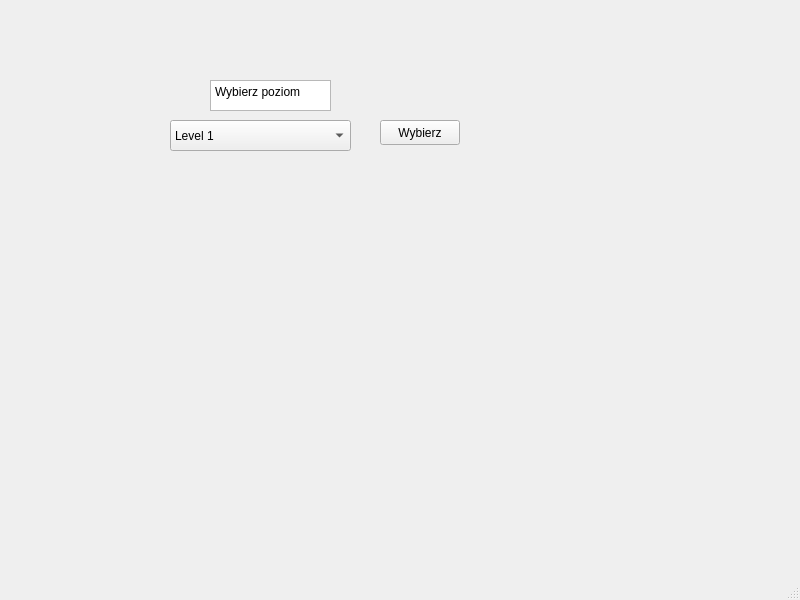
<?xml version="1.0" encoding="UTF-8"?>
<ui version="4.0">
 <class>MainWindow</class>
 <widget class="QMainWindow" name="MainWindow">
  <property name="geometry">
   <rect>
    <x>0</x>
    <y>0</y>
    <width>800</width>
    <height>600</height>
   </rect>
  </property>
  <property name="windowTitle">
   <string>MainWindow</string>
  </property>
  <widget class="QWidget" name="centralwidget">
   <widget class="QPushButton" name="select_level_button">
    <property name="geometry">
     <rect>
      <x>380</x>
      <y>120</y>
      <width>80</width>
      <height>25</height>
     </rect>
    </property>
    <property name="text">
     <string>Wybierz</string>
    </property>
   </widget>
   <widget class="QComboBox" name="level_combo_box">
    <property name="geometry">
     <rect>
      <x>170</x>
      <y>120</y>
      <width>181</width>
      <height>31</height>
     </rect>
    </property>
    <item>
     <property name="text">
      <string>Level 1</string>
     </property>
    </item>
   </widget>
   <widget class="QTextEdit" name="textEdit">
    <property name="geometry">
     <rect>
      <x>210</x>
      <y>80</y>
      <width>121</width>
      <height>31</height>
     </rect>
    </property>
    <property name="html">
     <string>&lt;!DOCTYPE HTML PUBLIC &quot;-//W3C//DTD HTML 4.0//EN&quot; &quot;http://www.w3.org/TR/REC-html40/strict.dtd&quot;&gt;
&lt;html&gt;&lt;head&gt;&lt;meta name=&quot;qrichtext&quot; content=&quot;1&quot; /&gt;&lt;meta charset=&quot;utf-8&quot; /&gt;&lt;style type=&quot;text/css&quot;&gt;
p, li { white-space: pre-wrap; }
hr { height: 1px; border-width: 0; }
li.unchecked::marker { content: &quot;\2610&quot;; }
li.checked::marker { content: &quot;\2612&quot;; }
&lt;/style&gt;&lt;/head&gt;&lt;body style=&quot; font-family:'Sans Serif'; font-size:9pt; font-weight:400; font-style:normal;&quot;&gt;
&lt;p style=&quot; margin-top:0px; margin-bottom:0px; margin-left:0px; margin-right:0px; -qt-block-indent:0; text-indent:0px;&quot;&gt;Wybierz poziom&lt;/p&gt;&lt;/body&gt;&lt;/html&gt;</string>
    </property>
   </widget>
  </widget>
  <widget class="QMenuBar" name="menubar">
   <property name="geometry">
    <rect>
     <x>0</x>
     <y>0</y>
     <width>800</width>
     <height>22</height>
    </rect>
   </property>
  </widget>
  <widget class="QStatusBar" name="statusbar"/>
 </widget>
 <resources/>
 <connections/>
</ui>
